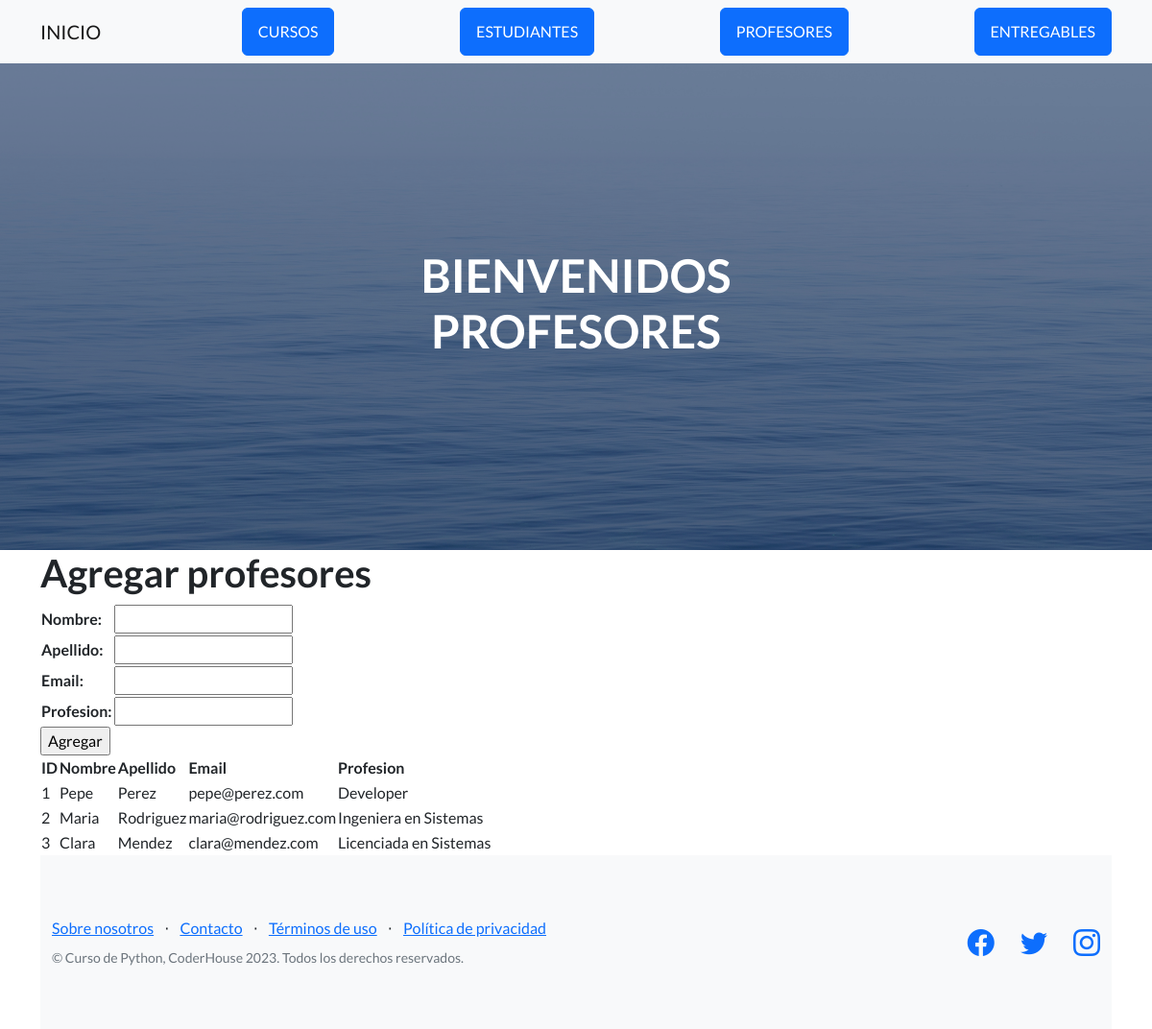
The app's page /profesores/, older data.
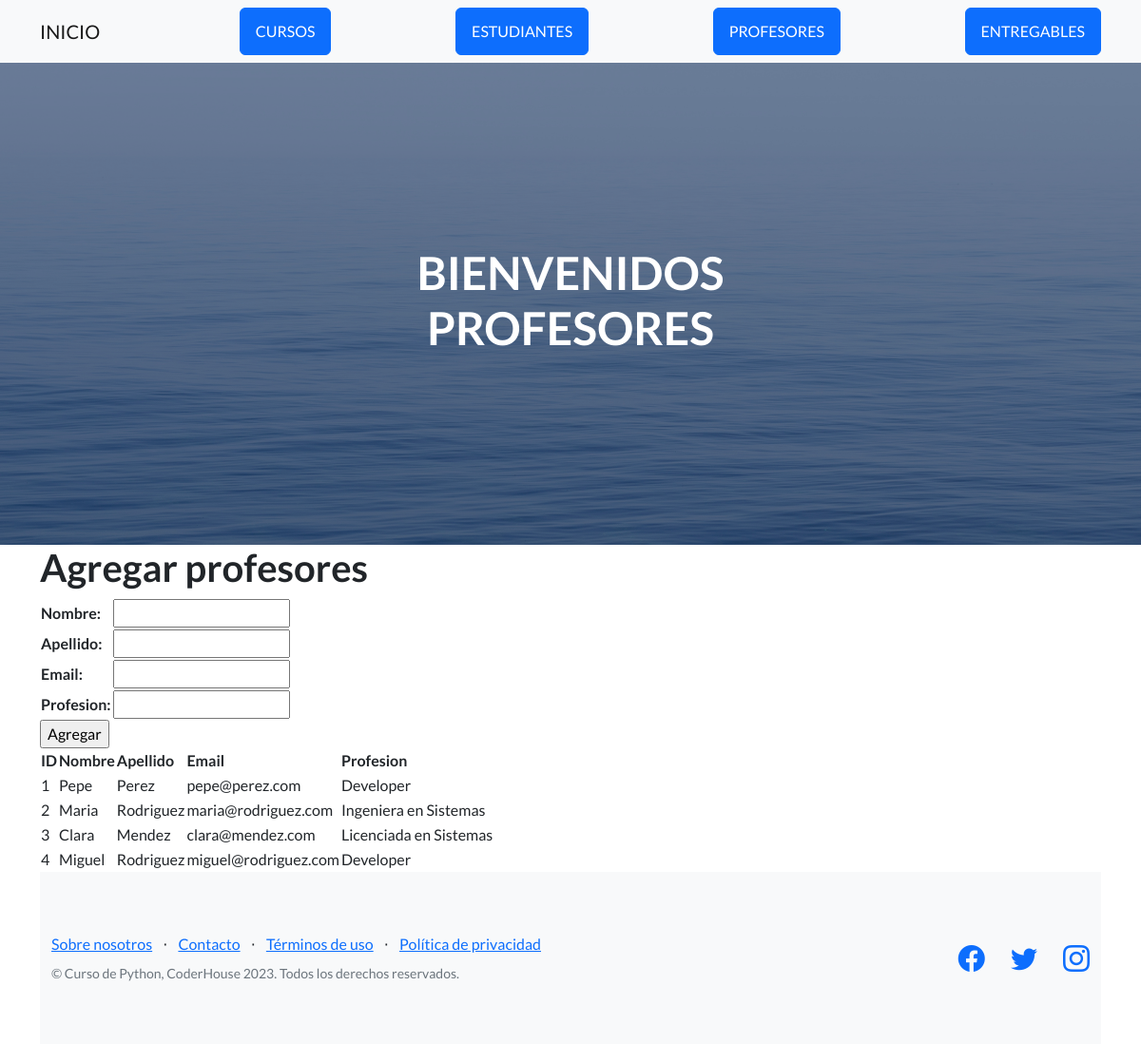
The same page, newer data.
### AppCoder/models.py (models this page shows, shortened)
class Profesor(models.Model):
    nombre=models.CharField(max_length=50)
    apellido=models.CharField(max_length=50)
    email=models.EmailField()
    profesion=models.CharField(max_length=50)

### AppCoder/views.py (the view)
# urls.py: path('profesores/', profesores, name="profesores"),
def profesores(request):  #funcion para agregar profesor a el formulario
    if request.method == "POST":
        form = ProfesorForm(request.POST)
        if form.is_valid():
            profesor = Profesor()
            profesor.nombre = form.cleaned_data['nombre']
            profesor.apellido = form.cleaned_data['apellido']
            profesor.email = form.cleaned_data['email']
            profesor.profesion = form.cleaned_data['profesion']
            profesor.save()
            form = ProfesorForm()
    else:
        form = ProfesorForm
    profesores = Profesor.objects.all() #llama todos la informacion contenida el objeto profesor y la muestra
    context = {"profesores": profesores, "form": form}
    return render(request, "AppCoder/Profesores.html", context)

### AppCoder/templates/AppCoder/profesores.html (shortened to what this page needs)
{% extends "AppCoder/padre.html" %}
{% load static %}
{% block titulo %}
    <h1>BIENVENIDOS PROFESORES</h1>
{% endblock %}
{% block contenido_que_cambia %}
<h1>Agregar profesores</h1>
<form action="" method="post">
    <table>
    {{ form.as_table }}
    </table>
    <input type="submit" value="Agregar">
</form>
<table>
    <thead>
        <tr>
            <th>ID</th>
            <th>Nombre</th>
            <th>Apellido</th>
            <th>Email</th>
            <th>Profesion</th>
        </tr>
    </thead>
    <tbody>
        {% for profesor in profesores %}
        <tr>
            <td>
                {{profesor.id}}
            </td>
            <td>
                {{profesor.nombre}}
            </td>
            <td>
                {{profesor.apellido}}
            </td>
            <td>
                {{profesor.email}}
            </td>
            <td>
                {{profesor.profesion}}
            </td>
        </tr>
        {% endfor %}
    </tbody>
</table>
{% endblock %}

Row changes from the older to the newer data that the page shows:
added Profesor: id "4", nombre "Miguel", apellido "Rodriguez", email "miguel@rodriguez.com", profesion "Developer"
